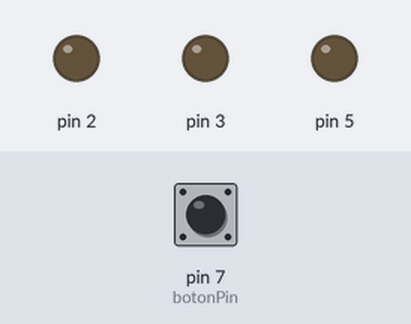
A sketch run on a simulated Arduino Uno, built with avr-gcc and run on an emulated ATmega328P. On the bench: output pins drawn as LEDs (lit = HIGH). The test bench sets the inputs (shaded band); at power-on: pin 7 (botonPin) LOW. At 1.3 s the program stops and its outputs stay as they are.

Above: at 1.2 s.
1.3 s: pin 7 (botonPin) pulled HIGH for 0.15 s
At 2.3 s:
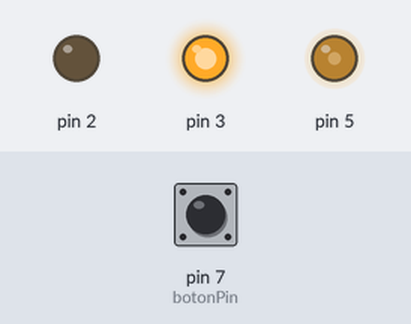
Timing chart, 0 to 2.8 s (numbered marks = the images above; inputs shaded):
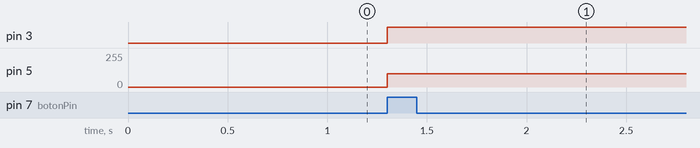

The sketch:

motor_y_push.ino
```cpp
int botonPin=7;
int botonEstado;

void setup() {
  Serial.begin(9600);
  pinMode(botonPin,INPUT);
  pinMode(2, OUTPUT);
  pinMode(3, OUTPUT);

}

void loop() {
  botonEstado = digitalRead(botonPin);
  while (botonEstado == 1 ){
    if (botonEstado == 1 ){
      digitalWrite(3, HIGH);
      digitalWrite(2, LOW);
      analogWrite(5, 100);
      botonEstado = 1;
    }
    //botonEstado = digitalRead(botonPin);
    if (botonEstado == 0){
      digitalWrite(3, HIGH);
      digitalWrite(2, LOW);
      analogWrite(5, 0);
      botonEstado = 0;
    }
  }
}
```

Measured:
- after the input at 1.3 s, pin 3: LOW → HIGH at once; pin 5: 0/255 → 100/255 at once
